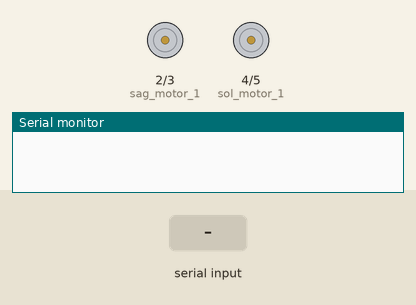
Simulated run of this sketch. Board: Arduino Uno, built with avr-gcc and run on an emulated ATmega328P. Shown: motor-driver pin pairs drawn as motors (green arrow = first pin HIGH = forward, orange = second pin HIGH = backward, longer = more drive), the last lines printed to the serial monitor. Inputs (shaded band) come from the test bench.

Above: at 1.2 s.
1.3 s: "F" received over the second serial link
At 1.7 s:
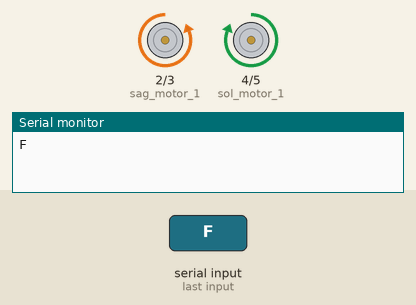
2.8 s: "B" received over the second serial link
At 4.0 s:
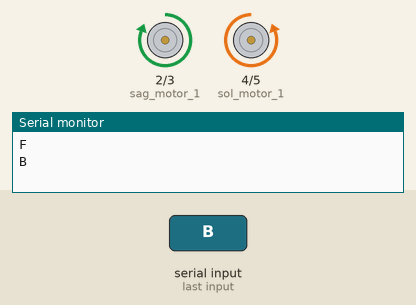
4.3 s: "L" received over the second serial link
At 5.2 s:
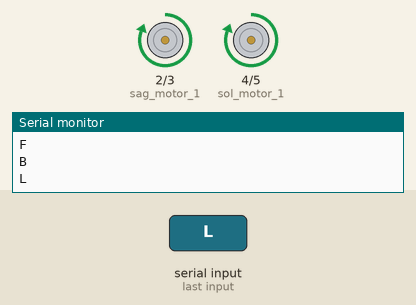
5.8 s: "R" received over the second serial link
At 6.3 s:
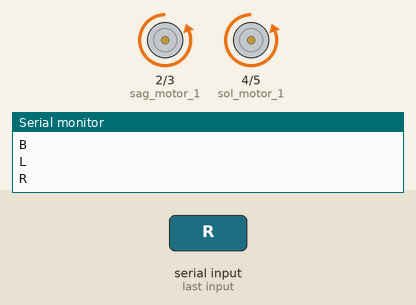
Timing chart, 0 to 8.3 s (numbered marks = the images above; inputs shaded):
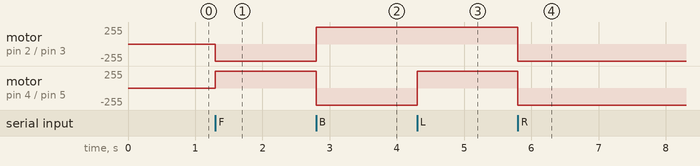

The sketch:

bluetooth-kontrollu-arac.ino
```cpp
#include <SoftwareSerial.h>
// RX = 10 , TX = 11
SoftwareSerial mySerial(10, 11);
char data;
#define sol_motor_1 4
#define sol_motor_2 5
#define sag_motor_1 2
#define sag_motor_2 3
void setup() {
pinMode(5,OUTPUT);
pinMode(2,OUTPUT);
pinMode(3,OUTPUT);
pinMode(4,OUTPUT);
Serial.begin(9600);
mySerial.begin(9600);
}
void ileri()
{
digitalWrite(sol_motor_1, HIGH);
digitalWrite(sol_motor_2, LOW);
digitalWrite(sag_motor_1, LOW);
digitalWrite(sag_motor_2, HIGH);
}
void geri()
{
digitalWrite(sol_motor_1, LOW);
digitalWrite(sol_motor_2, HIGH);
digitalWrite(sag_motor_1, HIGH);
digitalWrite(sag_motor_2, LOW);
}
void sol()
{
digitalWrite(sol_motor_1, HIGH);
digitalWrite(sol_motor_2, LOW);
digitalWrite(sag_motor_1, HIGH);
digitalWrite(sag_motor_2, LOW);
}


void sag()
{
digitalWrite(sol_motor_1, LOW);
digitalWrite(sol_motor_2, HIGH);
digitalWrite(sag_motor_1, LOW);
digitalWrite(sag_motor_2, HIGH);
}
void dur()
{
digitalWrite(sol_motor_1, LOW);
digitalWrite(sol_motor_2, LOW);
digitalWrite(sag_motor_1, LOW);
digitalWrite(sag_motor_2, LOW);
}
void loop() {
if(mySerial.available()){
data = mySerial.read();
Serial.println(data);
}
if(data == 'F'){
ileri();
}
else if(data == 'B'){
geri();
}
else if(data == 'L'){
sol();
}
else if(data == 'R'){
sag();
}
else if(data == 'S'){
dur();
}
}
```

Measured:
- after the input at 1.3 s, motor on pin 2 (sag_motor_1) / pin 3 (sag_motor_2): stopped → backward 255/255 at once; motor on pin 4 (sol_motor_1) / pin 5 (sol_motor_2): stopped → forward 255/255 at once
- after the input at 2.8 s, motor on pin 2 (sag_motor_1) / pin 3 (sag_motor_2): backward 255/255 → forward 255/255 at once; motor on pin 4 (sol_motor_1) / pin 5 (sol_motor_2): forward 255/255 → backward 255/255 at once
- after the input at 4.3 s, motor on pin 4 (sol_motor_1) / pin 5 (sol_motor_2): backward 255/255 → forward 255/255 at once
- after the input at 5.8 s, motor on pin 2 (sag_motor_1) / pin 3 (sag_motor_2), motor on pin 4 (sol_motor_1) / pin 5 (sol_motor_2): forward 255/255 → backward 255/255 at once
